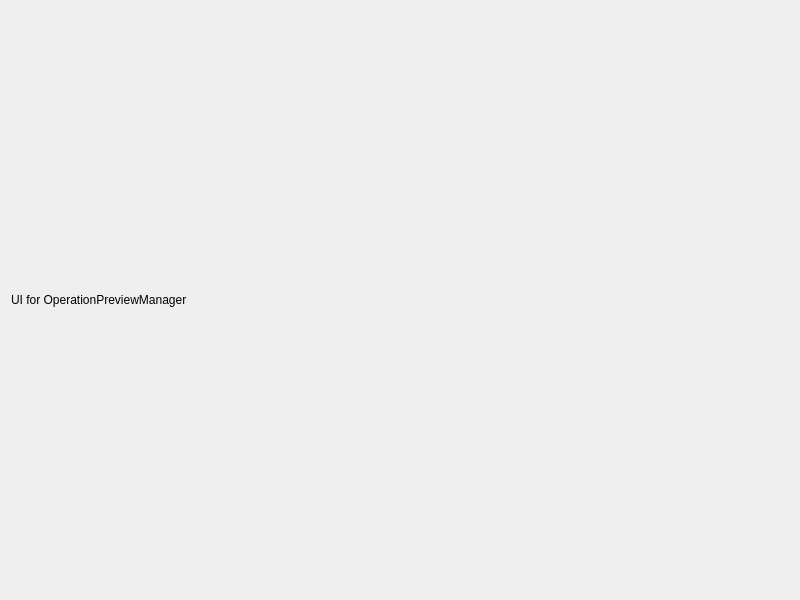
<?xml version="1.0" encoding="UTF-8"?>
<ui version="4.0">
 <class>OperationPreviewManager</class>
 <widget class="QDialog" name="operationPreviewManager">
  <property name="geometry">
   <rect>
    <x>0</x>
    <y>0</y>
    <width>800</width>
    <height>600</height>
   </rect>
  </property>
  <property name="windowTitle">
   <string>Operation Preview Manager</string>
  </property>
  <layout class="QVBoxLayout" name="verticalLayout">
   <item>
    <widget class="QLabel" name="label">
     <property name="text">
      <string>UI for OperationPreviewManager</string>
     </property>
    </widget>
   </item>
  </layout>
 </widget>
 <resources/>
 <connections/>
</ui>
